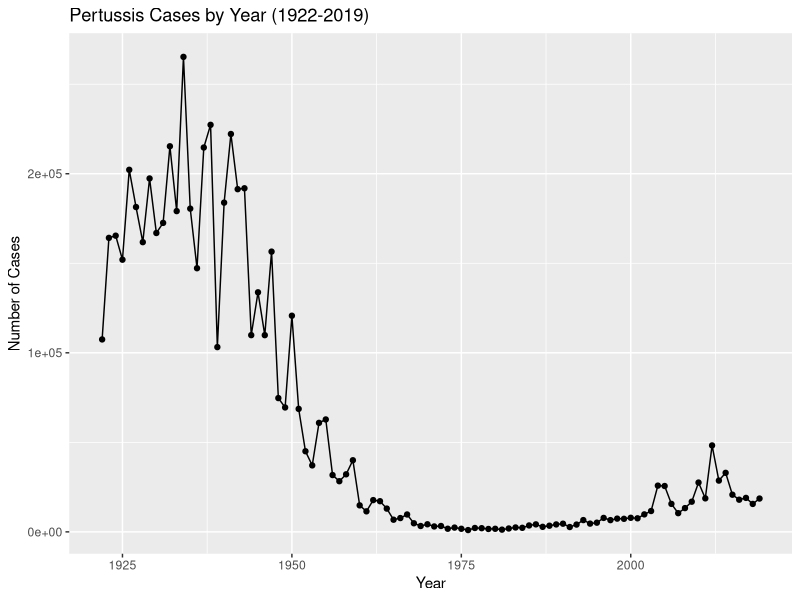
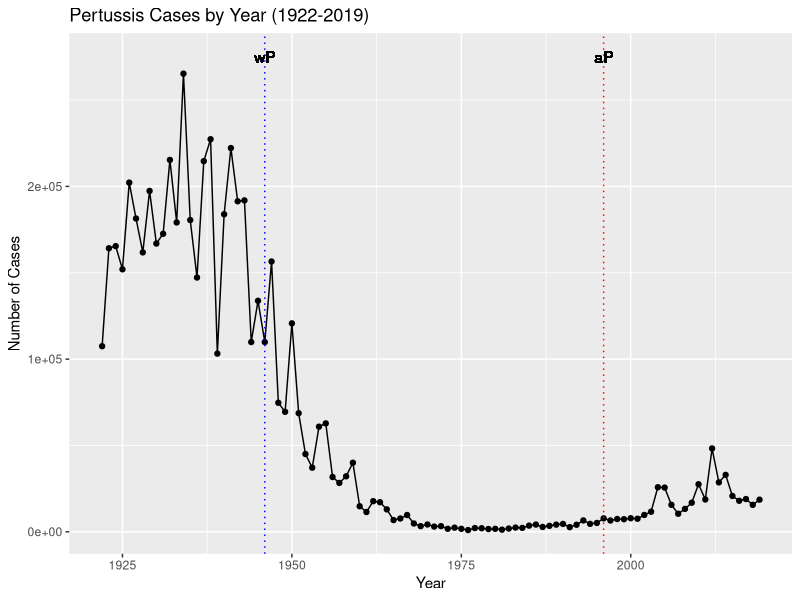

R code for these plots, in order: (Note: this script raises an error after producing the figures.)
## ---- chunk 1
cdc <- data.frame(
                                 Year = c(1922L,1923L,1924L,1925L,
                                          1926L,1927L,1928L,1929L,1930L,1931L,
                                          1932L,1933L,1934L,1935L,1936L,
                                          1937L,1938L,1939L,1940L,1941L,1942L,
                                          1943L,1944L,1945L,1946L,1947L,
                                          1948L,1949L,1950L,1951L,1952L,
                                          1953L,1954L,1955L,1956L,1957L,1958L,
                                          1959L,1960L,1961L,1962L,1963L,
                                          1964L,1965L,1966L,1967L,1968L,1969L,
                                          1970L,1971L,1972L,1973L,1974L,
                                          1975L,1976L,1977L,1978L,1979L,1980L,
                                          1981L,1982L,1983L,1984L,1985L,
                                          1986L,1987L,1988L,1989L,1990L,
                                          1991L,1992L,1993L,1994L,1995L,1996L,
                                          1997L,1998L,1999L,2000L,2001L,
                                          2002L,2003L,2004L,2005L,2006L,2007L,
                                          2008L,2009L,2010L,2011L,2012L,
                                          2013L,2014L,2015L,2016L,2017L,2018L,
                                          2019L),
         No..Reported.Pertussis.Cases = c(107473,164191,165418,152003,
                                          202210,181411,161799,197371,
                                          166914,172559,215343,179135,265269,
                                          180518,147237,214652,227319,103188,
                                          183866,222202,191383,191890,109873,
                                          133792,109860,156517,74715,69479,
                                          120718,68687,45030,37129,60886,
                                          62786,31732,28295,32148,40005,
                                          14809,11468,17749,17135,13005,6799,
                                          7717,9718,4810,3285,4249,3036,
                                          3287,1759,2402,1738,1010,2177,2063,
                                          1623,1730,1248,1895,2463,2276,
                                          3589,4195,2823,3450,4157,4570,
                                          2719,4083,6586,4617,5137,7796,6564,
                                          7405,7298,7867,7580,9771,11647,
                                          25827,25616,15632,10454,13278,
                                          16858,27550,18719,48277,28639,32971,
                                          20762,17972,18975,15609,18617)
       )
## ---- chunk 2
library(ggplot2)
ggplot(cdc) +
  aes(Year, No..Reported.Pertussis.Cases) +
  geom_point() +
  geom_line() +
  labs(title = "Pertussis Cases by Year (1922-2019)", x = "Year", y = "Number of Cases")
## ---- chunk 3
ggplot(cdc) +
  aes(Year, No..Reported.Pertussis.Cases) +
  geom_point() +
  geom_line() +
  labs(title = "Pertussis Cases by Year (1922-2019)", x = "Year", y = "Number of Cases") + geom_vline(xintercept = 1946L, linetype = "dotted", color = "blue") +
  geom_vline(xintercept = 1996L, linetype = "dotted", color = "red") + geom_text(aes(1946L, 275000), label = "wP") + geom_text(aes(1996L, 275000), label = "aP")
## ---- chunk 4
# Allows users to read, write, and process JSON data
library(jsonlite)
## ---- chunk 5
subject <- read_json("https://www.cmi-pb.org/api/subject", simplifyVector = TRUE)
## ---- chunk 6
# Example of data
head(subject, 3)
## ---- chunk 7
table(subject$infancy_vac)
## ---- chunk 8
table(subject$biological_sex)
## ---- chunk 9
table(subject$biological_sex, subject$race)
## ---- chunk 10
# Makes processing of dates easier 
library(lubridate)

## ---- chunk 11
today()
## ---- chunk 12
# Days passed since new year 2000
today() - ymd("2000-01-01")
## ---- chunk 13
# Length in years
time_length(today() - ymd("2000-01-01"), "years")
## ---- chunk 14
# Use todays date to calculate age in days
subject$age <- today() - ymd(subject$year_of_birth)
## ---- chunk 15
#aP
library(dplyr)
ap <- subject %>% filter(infancy_vac == "aP")
round( summary( time_length(ap$age, "years") ) )
## ---- chunk 16
#wP
library(dplyr)
wp <- subject %>% filter(infancy_vac == "wP")
round( summary( time_length(ap$age, "years") ) )
## ---- chunk 17
int <- ymd(subject$date_of_boost) - ymd(subject$year_of_birth)
age_at_boost <- time_length(int, "year")
head(age_at_boost)
## ---- chunk 18
ggplot(subject) +
  aes(time_length(age, "year"),
      fill = as.factor(infancy_vac)) +
  geom_histogram(show.legend = FALSE) +
  facet_wrap(vars(infancy_vac), nrow = 2) 
## ---- chunk 19
specimen <- read_json("https://www.cmi-pb.org/api/specimen", simplifyVector = TRUE) 
titer <- read_json("https://www.cmi-pb.org/api/ab_titer", simplifyVector = TRUE) 
## ---- chunk 20
library(dplyr)
meta <- left_join(specimen, subject)
dim(meta)
head(meta)

## ---- chunk 21
abdata <- inner_join(titer, meta)
dim(abdata)
## ---- chunk 22
table(abdata$isotype)
## ---- chunk 23
table(abdata$visit)
## ---- chunk 24
# Exclude # of Visit 8 Entries
ig1 <- abdata %>% filter(isotype == "IgG1", visit!=8)
head(ig1)
## ---- chunk 25
ggplot(ig1) +
  aes(ab_titer, antigen) +
  geom_boxplot() + 
  facet_wrap(vars(visit), nrow=2)
## ---- chunk 26
# aP vs wP
ggplot(ig1) +
  aes(ab_titer, antigen, col=infancy_vac ) +
  geom_boxplot(show.legend = FALSE) + 
  facet_wrap(vars(visit), nrow = 2) +
  theme_bw()
## ---- chunk 27
# infancy_vac included 
ggplot(ig1) +
  aes(ab_titer, antigen, col=infancy_vac ) +
  geom_boxplot(show.legend = FALSE) + 
  facet_wrap(vars(infancy_vac, visit), nrow = 2)
## ---- chunk 28
filter(ig1, antigen == "Measles") %>%
  ggplot() +
  aes(ab_titer, col = infancy_vac) +
  geom_boxplot(show.legend = FALSE) +
  facet_wrap(vars(visit)) +
  theme_bw() + labs(title = "Measles Antigen Levels Per Visit (aP = red, wP = teal)")
## ---- chunk 29
filter(ig1, antigen == "FIM2/3") %>%
  ggplot() +
  aes(ab_titer, col = infancy_vac) +
  geom_boxplot(show.legend = FALSE) +
  facet_wrap(vars(visit)) +
  theme_bw() + labs(title = "FIM2/3 Antigen Levels Per Visit (aP = red, wP = teal)")
## ---- chunk 30
url <- "https://www.cmi-pb.org/api/v2/rnaseq?versioned_ensembl_gene_id=eq.ENSG00000211896.7"

rna <- read_json(url, simplifyVector = TRUE) 
## ---- chunk 31
#meta <- inner_join(specimen, subject)
ssrna <- inner_join(rna, meta)
## ---- chunk 32
ggplot(ssrna) +
  aes(visit, tpm, group = subject_id) +
  geom_point() +
  geom_line(alpha = 0.2)
## ---- chunk 33
# Facet by infancy_vac
ggplot(ssrna) + aes(tpm, col = infancy_vac) + geom_boxplot() +
facet_wrap(vars(visit))
## ---- chunk 34
ssrna %>%  
  filter(visit == 4) %>% 
  ggplot() + aes(tpm, col = infancy_vac) + geom_density() + 
    geom_rug() 
